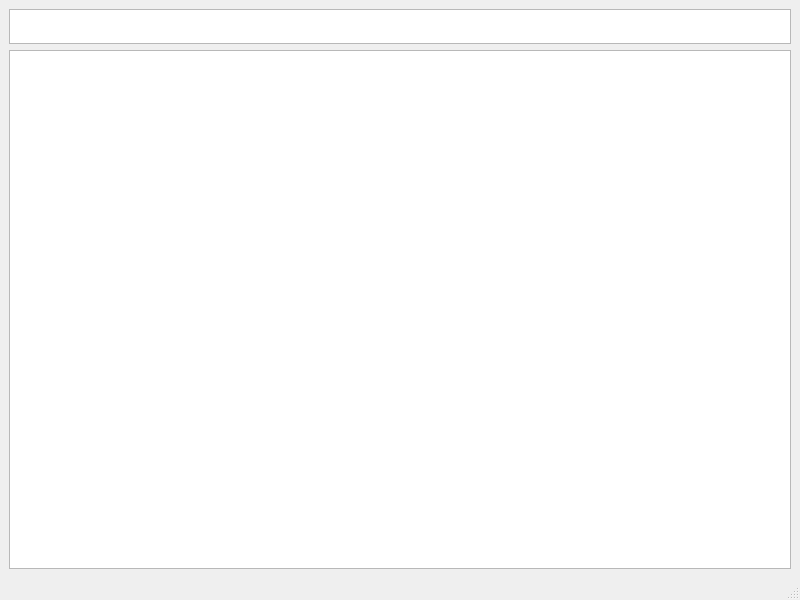
<?xml version="1.0" encoding="UTF-8"?>
<ui version="4.0">
 <class>MainWindow</class>
 <widget class="QMainWindow" name="MainWindow">
  <property name="geometry">
   <rect>
    <x>0</x>
    <y>0</y>
    <width>800</width>
    <height>600</height>
   </rect>
  </property>
  <property name="windowTitle">
   <string>Notepad</string>
  </property>
  <widget class="QWidget" name="centralwidget">
   <layout class="QVBoxLayout" name="verticalLayout">
    <item>
     <widget class="QListWidget" name="fileList">
      <property name="enabled">
       <bool>true</bool>
      </property>
      <property name="sizePolicy">
       <sizepolicy hsizetype="Preferred" vsizetype="Fixed">
        <horstretch>0</horstretch>
        <verstretch>0</verstretch>
       </sizepolicy>
      </property>
      <property name="maximumSize">
       <size>
        <width>16777214</width>
        <height>35</height>
       </size>
      </property>
      <property name="flow">
       <enum>QListView::LeftToRight</enum>
      </property>
     </widget>
    </item>
    <item>
     <widget class="QTextEdit" name="textEdit"/>
    </item>
   </layout>
  </widget>
  <widget class="QMenuBar" name="menubar">
   <property name="geometry">
    <rect>
     <x>0</x>
     <y>0</y>
     <width>800</width>
     <height>24</height>
    </rect>
   </property>
   <property name="nativeMenuBar">
    <bool>true</bool>
   </property>
  </widget>
  <widget class="QStatusBar" name="statusbar"/>
 </widget>
 <resources/>
 <connections/>
</ui>
